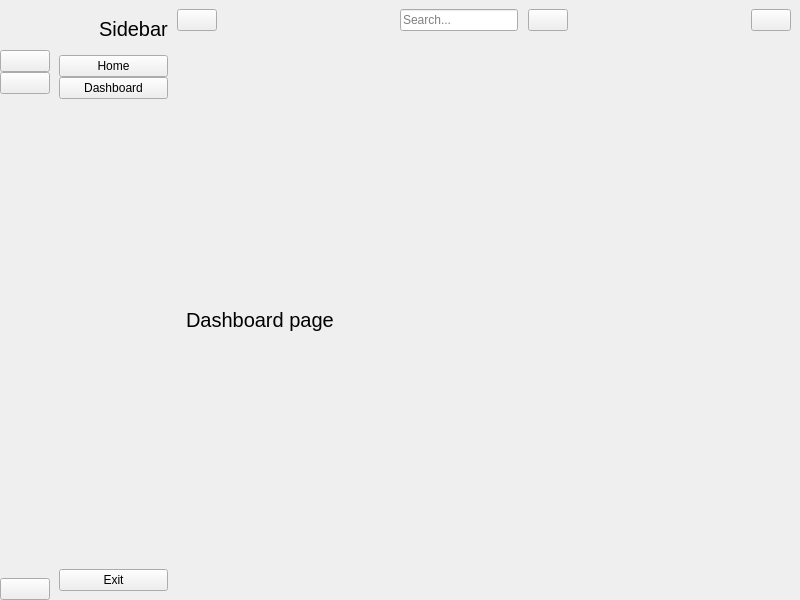
<?xml version="1.0" encoding="UTF-8"?>
<ui version="4.0">
 <class>MainWindow</class>
 <widget class="QMainWindow" name="MainWindow">
  <property name="geometry">
   <rect>
    <x>0</x>
    <y>0</y>
    <width>800</width>
    <height>600</height>
   </rect>
  </property>
  <property name="windowTitle">
   <string>MainWindow</string>
  </property>
  <widget class="QWidget" name="centralwidget">
   <layout class="QGridLayout" name="gridLayout">
    <property name="leftMargin">
     <number>0</number>
    </property>
    <property name="topMargin">
     <number>0</number>
    </property>
    <property name="rightMargin">
     <number>0</number>
    </property>
    <property name="bottomMargin">
     <number>0</number>
    </property>
    <property name="spacing">
     <number>0</number>
    </property>
    <item row="0" column="1">
     <widget class="QWidget" name="full_menu_widget" native="true">
      <layout class="QVBoxLayout" name="verticalLayout_4">
       <item>
        <layout class="QHBoxLayout" name="horizontalLayout_2">
         <property name="spacing">
          <number>0</number>
         </property>
         <item>
          <widget class="QLabel" name="logo_label_2">
           <property name="minimumSize">
            <size>
             <width>40</width>
             <height>40</height>
            </size>
           </property>
           <property name="maximumSize">
            <size>
             <width>40</width>
             <height>40</height>
            </size>
           </property>
           <property name="text">
            <string/>
           </property>
           <property name="pixmap">
            <pixmap resource="resource.qrc">:/icon/icon/Logo.png</pixmap>
           </property>
           <property name="scaledContents">
            <bool>true</bool>
           </property>
          </widget>
         </item>
         <item>
          <widget class="QLabel" name="logo_label_3">
           <property name="font">
            <font>
             <pointsize>15</pointsize>
            </font>
           </property>
           <property name="text">
            <string>Sidebar</string>
           </property>
          </widget>
         </item>
        </layout>
       </item>
       <item>
        <layout class="QVBoxLayout" name="verticalLayout_2">
         <property name="spacing">
          <number>0</number>
         </property>
         <item>
          <widget class="QPushButton" name="home_btn_2">
           <property name="text">
            <string>Home</string>
           </property>
           <property name="icon">
            <iconset resource="resource.qrc">
             <normaloff>:/icon/icon/home-4-32.ico</normaloff>
             <normalon>:/icon/icon/home-4-48.ico</normalon>:/icon/icon/home-4-32.ico</iconset>
           </property>
           <property name="iconSize">
            <size>
             <width>14</width>
             <height>14</height>
            </size>
           </property>
           <property name="checkable">
            <bool>true</bool>
           </property>
           <property name="autoExclusive">
            <bool>true</bool>
           </property>
          </widget>
         </item>
         <item>
          <widget class="QPushButton" name="dashboard_btn_2">
           <property name="text">
            <string>Dashboard</string>
           </property>
           <property name="icon">
            <iconset resource="resource.qrc">
             <normaloff>:/icon/icon/dashboard-5-32.ico</normaloff>
             <normalon>:/icon/icon/dashboard-5-48 (1).ico</normalon>:/icon/icon/dashboard-5-32.ico</iconset>
           </property>
           <property name="iconSize">
            <size>
             <width>14</width>
             <height>14</height>
            </size>
           </property>
           <property name="checkable">
            <bool>true</bool>
           </property>
           <property name="autoExclusive">
            <bool>true</bool>
           </property>
          </widget>
         </item>
        </layout>
       </item>
       <item>
        <spacer name="verticalSpacer_2">
         <property name="orientation">
          <enum>Qt::Vertical</enum>
         </property>
         <property name="sizeHint" stdset="0">
          <size>
           <width>20</width>
           <height>448</height>
          </size>
         </property>
        </spacer>
       </item>
       <item>
        <widget class="QPushButton" name="exit_btn_2">
         <property name="text">
          <string>Exit</string>
         </property>
         <property name="icon">
          <iconset resource="resource.qrc">
           <normaloff>:/icon/icon/close-window-64.ico</normaloff>:/icon/icon/close-window-64.ico</iconset>
         </property>
         <property name="iconSize">
          <size>
           <width>14</width>
           <height>14</height>
          </size>
         </property>
        </widget>
       </item>
      </layout>
     </widget>
    </item>
    <item row="0" column="0">
     <widget class="QWidget" name="icon_only_widget" native="true">
      <layout class="QVBoxLayout" name="verticalLayout_3">
       <property name="spacing">
        <number>0</number>
       </property>
       <property name="leftMargin">
        <number>0</number>
       </property>
       <property name="topMargin">
        <number>0</number>
       </property>
       <property name="rightMargin">
        <number>0</number>
       </property>
       <property name="bottomMargin">
        <number>0</number>
       </property>
       <item>
        <layout class="QHBoxLayout" name="horizontalLayout_4">
         <item>
          <widget class="QLabel" name="label">
           <property name="minimumSize">
            <size>
             <width>50</width>
             <height>50</height>
            </size>
           </property>
           <property name="maximumSize">
            <size>
             <width>50</width>
             <height>50</height>
            </size>
           </property>
           <property name="text">
            <string/>
           </property>
           <property name="pixmap">
            <pixmap resource="resource.qrc">:/icon/icon/Logo.png</pixmap>
           </property>
           <property name="scaledContents">
            <bool>true</bool>
           </property>
          </widget>
         </item>
        </layout>
       </item>
       <item>
        <layout class="QVBoxLayout" name="verticalLayout">
         <property name="spacing">
          <number>0</number>
         </property>
         <item>
          <widget class="QPushButton" name="home_btn_1">
           <property name="text">
            <string/>
           </property>
           <property name="icon">
            <iconset resource="resource.qrc">
             <normaloff>:/icon/icon/home-4-32.ico</normaloff>
             <normalon>:/icon/icon/home-4-48.ico</normalon>:/icon/icon/home-4-32.ico</iconset>
           </property>
           <property name="iconSize">
            <size>
             <width>20</width>
             <height>20</height>
            </size>
           </property>
           <property name="checkable">
            <bool>true</bool>
           </property>
           <property name="autoExclusive">
            <bool>true</bool>
           </property>
          </widget>
         </item>
         <item>
          <widget class="QPushButton" name="dashboard_btn_1">
           <property name="text">
            <string/>
           </property>
           <property name="icon">
            <iconset resource="resource.qrc">
             <normaloff>:/icon/icon/dashboard-5-32.ico</normaloff>
             <normalon>:/icon/icon/dashboard-5-48 (1).ico</normalon>:/icon/icon/dashboard-5-32.ico</iconset>
           </property>
           <property name="iconSize">
            <size>
             <width>20</width>
             <height>20</height>
            </size>
           </property>
           <property name="checkable">
            <bool>true</bool>
           </property>
           <property name="autoExclusive">
            <bool>true</bool>
           </property>
          </widget>
         </item>
        </layout>
       </item>
       <item>
        <spacer name="verticalSpacer">
         <property name="orientation">
          <enum>Qt::Vertical</enum>
         </property>
         <property name="sizeHint" stdset="0">
          <size>
           <width>20</width>
           <height>459</height>
          </size>
         </property>
        </spacer>
       </item>
       <item>
        <widget class="QPushButton" name="exit_btn_1">
         <property name="text">
          <string/>
         </property>
         <property name="icon">
          <iconset resource="resource.qrc">
           <normaloff>:/icon/icon/close-window-64.ico</normaloff>:/icon/icon/close-window-64.ico</iconset>
         </property>
         <property name="iconSize">
          <size>
           <width>20</width>
           <height>20</height>
          </size>
         </property>
        </widget>
       </item>
      </layout>
     </widget>
    </item>
    <item row="0" column="2">
     <widget class="QWidget" name="widget_3" native="true">
      <layout class="QVBoxLayout" name="verticalLayout_5">
       <property name="spacing">
        <number>0</number>
       </property>
       <property name="leftMargin">
        <number>0</number>
       </property>
       <property name="topMargin">
        <number>0</number>
       </property>
       <property name="rightMargin">
        <number>0</number>
       </property>
       <property name="bottomMargin">
        <number>0</number>
       </property>
       <item>
        <widget class="QWidget" name="widget" native="true">
         <property name="minimumSize">
          <size>
           <width>0</width>
           <height>40</height>
          </size>
         </property>
         <layout class="QHBoxLayout" name="horizontalLayout_5">
          <property name="spacing">
           <number>0</number>
          </property>
          <property name="leftMargin">
           <number>0</number>
          </property>
          <property name="topMargin">
           <number>0</number>
          </property>
          <property name="rightMargin">
           <number>9</number>
          </property>
          <property name="bottomMargin">
           <number>0</number>
          </property>
          <item>
           <widget class="QPushButton" name="change_sidebar_btn">
            <property name="text">
             <string/>
            </property>
            <property name="icon">
             <iconset resource="resource.qrc">
              <normaloff>:/icon/icon/menu-4-32.ico</normaloff>:/icon/icon/menu-4-32.ico</iconset>
            </property>
            <property name="iconSize">
             <size>
              <width>14</width>
              <height>14</height>
             </size>
            </property>
            <property name="checkable">
             <bool>true</bool>
            </property>
           </widget>
          </item>
          <item>
           <spacer name="horizontalSpacer">
            <property name="orientation">
             <enum>Qt::Horizontal</enum>
            </property>
            <property name="sizeHint" stdset="0">
             <size>
              <width>183</width>
              <height>20</height>
             </size>
            </property>
           </spacer>
          </item>
          <item>
           <layout class="QHBoxLayout" name="horizontalLayout">
            <property name="spacing">
             <number>10</number>
            </property>
            <item>
             <widget class="QLineEdit" name="search_input">
              <property name="placeholderText">
               <string>Search...</string>
              </property>
             </widget>
            </item>
            <item>
             <widget class="QPushButton" name="search_btn">
              <property name="text">
               <string/>
              </property>
              <property name="icon">
               <iconset resource="resource.qrc">
                <normaloff>:/icon/icon/search-13-48.ico</normaloff>:/icon/icon/search-13-48.ico</iconset>
              </property>
              <property name="iconSize">
               <size>
                <width>14</width>
                <height>14</height>
               </size>
              </property>
             </widget>
            </item>
           </layout>
          </item>
          <item>
           <spacer name="horizontalSpacer_2">
            <property name="orientation">
             <enum>Qt::Horizontal</enum>
            </property>
            <property name="sizeHint" stdset="0">
             <size>
              <width>183</width>
              <height>20</height>
             </size>
            </property>
           </spacer>
          </item>
          <item>
           <widget class="QPushButton" name="user_btn">
            <property name="text">
             <string/>
            </property>
            <property name="icon">
             <iconset resource="resource.qrc">
              <normaloff>:/icon/icon/user-48.ico</normaloff>:/icon/icon/user-48.ico</iconset>
            </property>
           </widget>
          </item>
         </layout>
        </widget>
       </item>
       <item>
        <widget class="QStackedWidget" name="stackedWidget">
         <property name="currentIndex">
          <number>1</number>
         </property>
         <widget class="QWidget" name="page">
          <layout class="QGridLayout" name="gridLayout_2">
           <item row="0" column="0">
            <widget class="QLabel" name="label_1">
             <property name="font">
              <font>
               <pointsize>15</pointsize>
              </font>
             </property>
             <property name="text">
              <string>home page</string>
             </property>
            </widget>
           </item>
          </layout>
         </widget>
         <widget class="QWidget" name="page_2">
          <layout class="QGridLayout" name="gridLayout_3">
           <item row="0" column="0">
            <widget class="QLabel" name="label_2">
             <property name="font">
              <font>
               <pointsize>15</pointsize>
              </font>
             </property>
             <property name="text">
              <string>Dashboard page</string>
             </property>
            </widget>
           </item>
          </layout>
         </widget>
         <widget class="QWidget" name="page_3">
          <layout class="QGridLayout" name="gridLayout_4">
           <item row="0" column="0">
            <widget class="QLabel" name="label_3">
             <property name="text">
              <string>search_page</string>
             </property>
            </widget>
           </item>
          </layout>
         </widget>
        </widget>
       </item>
      </layout>
     </widget>
    </item>
   </layout>
  </widget>
 </widget>
 <resources>
  <include location="resource.qrc"/>
 </resources>
 <connections>
  <connection>
   <sender>change_sidebar_btn</sender>
   <signal>toggled(bool)</signal>
   <receiver>icon_only_widget</receiver>
   <slot>setVisible(bool)</slot>
   <hints>
    <hint type="sourcelabel">
     <x>194</x>
     <y>22</y>
    </hint>
    <hint type="destinationlabel">
     <x>40</x>
     <y>216</y>
    </hint>
   </hints>
  </connection>
  <connection>
   <sender>change_sidebar_btn</sender>
   <signal>toggled(bool)</signal>
   <receiver>full_menu_widget</receiver>
   <slot>setHidden(bool)</slot>
   <hints>
    <hint type="sourcelabel">
     <x>187</x>
     <y>21</y>
    </hint>
    <hint type="destinationlabel">
     <x>119</x>
     <y>174</y>
    </hint>
   </hints>
  </connection>
  <connection>
   <sender>home_btn_1</sender>
   <signal>toggled(bool)</signal>
   <receiver>home_btn_2</receiver>
   <slot>setChecked(bool)</slot>
   <hints>
    <hint type="sourcelabel">
     <x>25</x>
     <y>66</y>
    </hint>
    <hint type="destinationlabel">
     <x>91</x>
     <y>67</y>
    </hint>
   </hints>
  </connection>
  <connection>
   <sender>home_btn_2</sender>
   <signal>toggled(bool)</signal>
   <receiver>home_btn_1</receiver>
   <slot>setChecked(bool)</slot>
   <hints>
    <hint type="sourcelabel">
     <x>157</x>
     <y>75</y>
    </hint>
    <hint type="destinationlabel">
     <x>44</x>
     <y>72</y>
    </hint>
   </hints>
  </connection>
  <connection>
   <sender>dashboard_btn_1</sender>
   <signal>toggled(bool)</signal>
   <receiver>dashboard_btn_2</receiver>
   <slot>setChecked(bool)</slot>
   <hints>
    <hint type="sourcelabel">
     <x>27</x>
     <y>91</y>
    </hint>
    <hint type="destinationlabel">
     <x>88</x>
     <y>92</y>
    </hint>
   </hints>
  </connection>
  <connection>
   <sender>dashboard_btn_2</sender>
   <signal>toggled(bool)</signal>
   <receiver>dashboard_btn_1</receiver>
   <slot>setChecked(bool)</slot>
   <hints>
    <hint type="sourcelabel">
     <x>153</x>
     <y>92</y>
    </hint>
    <hint type="destinationlabel">
     <x>40</x>
     <y>99</y>
    </hint>
   </hints>
  </connection>
  <connection>
   <sender>exit_btn_1</sender>
   <signal>clicked()</signal>
   <receiver>MainWindow</receiver>
   <slot>close()</slot>
   <hints>
    <hint type="sourcelabel">
     <x>36</x>
     <y>579</y>
    </hint>
    <hint type="destinationlabel">
     <x>236</x>
     <y>610</y>
    </hint>
   </hints>
  </connection>
  <connection>
   <sender>exit_btn_2</sender>
   <signal>clicked()</signal>
   <receiver>MainWindow</receiver>
   <slot>close()</slot>
   <hints>
    <hint type="sourcelabel">
     <x>143</x>
     <y>583</y>
    </hint>
    <hint type="destinationlabel">
     <x>159</x>
     <y>655</y>
    </hint>
   </hints>
  </connection>
 </connections>
</ui>
